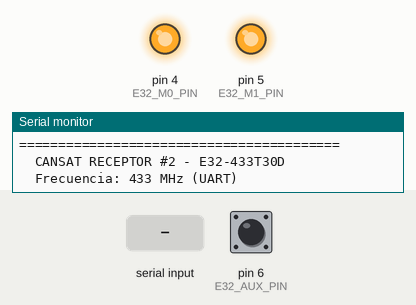
This sketch was run on a simulated Arduino Uno, built with avr-gcc and run on an emulated ATmega328P. Parts: output pins drawn as LEDs (lit = HIGH), the last lines printed to the serial monitor. The inputs (shaded band) are chosen by the test bench; at power-on: pin 6 (E32_AUX_PIN) HIGH.

Above: at 0.1 s.
At 2.0 s:
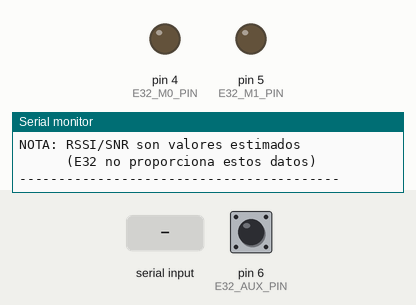
2.1 s: "CANSAT,\n" received over Serial
3.7 s: "CANSAT,\n" received over the second serial link
5.2 s: "CANSAT_SEC,\n" received over Serial
6.7 s: "CANSAT_SEC,\n" received over the second serial link
8.2 s: "CANSAT_SEC\n" received over Serial
9.7 s: "CANSAT_SEC\n" received over the second serial link
Timing chart, 0 to 12.2 s (numbered marks = the images above; inputs shaded):
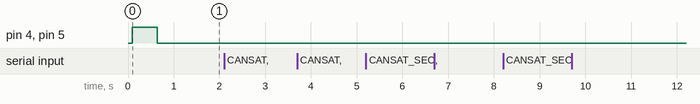

The sketch:

lora_receptor_e32.ino
```cpp
/*
 * ===================================================================
 * CANSAT RECEPTOR #2 - LoRa EBYTE E32-433T30D
 * ===================================================================
 * Segundo receptor LoRa para recibir datos del CanSat.
 * Usa el módulo EBYTE E32-433T30D (UART, basado en SX1278).
 *
 * Produce EXACTAMENTE la misma salida serial que lora_receptor.ino
 * (el receptor SX1262), por lo que el dashboard Python funciona
 * sin ningún cambio.
 *
 * FORMATO DE SALIDA SERIAL (para dashboard Python):
 *   Línea "RSSI: -XX.X"  -> capturada por dashboard
 *   Línea "SNR: X.X"     -> capturada por dashboard
 *   Línea "CANSAT,id,temp,presion,altitud,humedad,millis"
 *
 * NOTA: El E32 no proporciona RSSI/SNR por software, así que
 *       se envían valores estimados para mantener compatibilidad.
 *       Se puede activar el modo RSSI del módulo con el pin
 *       de configuración (ver más abajo).
 *
 * HARDWARE:
 *   - Arduino UNO (o R4 WiFi)
 *   - Módulo LoRa EBYTE E32-433T30D (UART)
 *
 * CONEXIONES E32-433T30D:
 *   VCC  -> 5V  (el E32-433T30D soporta 3.3-5.2V)
 *   GND  -> GND
 *   TXD  -> Pin 2 (RX del SoftwareSerial)
 *   RXD  -> Pin 3 (TX del SoftwareSerial)
 *   M0   -> Pin 4 (control de modo)
 *   M1   -> Pin 5 (control de modo)
 *   AUX  -> Pin 6 (indicador de estado)
 *
 * MODOS DEL E32 (M0, M1):
 *   M0=LOW,  M1=LOW  -> Modo Normal (transmisión/recepción)
 *   M0=HIGH, M1=LOW  -> Modo Wake-Up
 *   M0=LOW,  M1=HIGH -> Modo Power-Saving
 *   M0=HIGH, M1=HIGH -> Modo Sleep/Configuración
 *
 * IMPORTANTE - CONFIGURACIÓN DEL MÓDULO:
 *   El E32-433T30D debe estar configurado con los mismos
 *   parámetros que el emisor (canal, dirección, air data rate).
 *   Por defecto de fábrica:
 *     - Dirección: 0x0000
 *     - Canal: 0x17 (433 MHz)
 *     - Air Data Rate: 2.4kbps
 *     - UART: 9600 bps, 8N1
 *   Si el emisor usa configuración por defecto, este receptor
 *   funcionará directamente.
 * ===================================================================
 */

#include <SoftwareSerial.h>

// ===================================================================
// CONFIGURACIÓN DE PINES
// ===================================================================
#define E32_TX_PIN   2    // TXD del E32 -> Pin 2 (RX del Arduino)
#define E32_RX_PIN   3    // RXD del E32 -> Pin 3 (TX del Arduino)
#define E32_M0_PIN   4    // Control de modo M0
#define E32_M1_PIN   5    // Control de modo M1
#define E32_AUX_PIN  6    // Pin AUX (estado del módulo)

// ===================================================================
// CONFIGURACIÓN GENERAL
// ===================================================================
#define E32_BAUD_RATE    9600    // Velocidad UART del E32 (por defecto)
#define SERIAL_BAUD      9600    // Velocidad Serial Monitor (igual que receptor original)
#define BUFFER_SIZE      128     // Tamaño del buffer de recepción
#define TIMEOUT_MS       100     // Timeout para lectura de mensaje completo

// ===================================================================
// OBJETOS GLOBALES
// ===================================================================
SoftwareSerial e32Serial(E32_TX_PIN, E32_RX_PIN);  // RX, TX

int paquetesRecibidos = 0;
char buffer[BUFFER_SIZE];
int bufferIndex = 0;

// ===================================================================
// FUNCIONES AUXILIARES
// ===================================================================

// Esperar a que el módulo E32 esté listo (AUX = HIGH)
void esperarAUX() {
  unsigned long inicio = millis();
  while (digitalRead(E32_AUX_PIN) == LOW) {
    if (millis() - inicio > 2000) {
      Serial.println(F("[WARN] Timeout esperando AUX"));
      break;
    }
  }
  delay(50);  // Pequeño margen después de AUX HIGH
}

// Configurar el módulo en modo normal (M0=LOW, M1=LOW)
void setModoNormal() {
  digitalWrite(E32_M0_PIN, LOW);
  digitalWrite(E32_M1_PIN, LOW);
  esperarAUX();
}

// Configurar el módulo en modo sleep/config (M0=HIGH, M1=HIGH)
void setModoConfig() {
  digitalWrite(E32_M0_PIN, HIGH);
  digitalWrite(E32_M1_PIN, HIGH);
  esperarAUX();
}

// ===================================================================
// SETUP
// ===================================================================
void setup() {
  // Iniciar Serial Monitor
  Serial.begin(SERIAL_BAUD);
  while (!Serial);

  Serial.println(F("========================================="));
  Serial.println(F("  CANSAT RECEPTOR #2 - E32-433T30D"));
  Serial.println(F("  Frecuencia: 433 MHz (UART)"));
  Serial.println(F("========================================="));

  // Configurar pines de control
  pinMode(E32_M0_PIN, OUTPUT);
  pinMode(E32_M1_PIN, OUTPUT);
  pinMode(E32_AUX_PIN, INPUT);

  // Poner en modo config brevemente para verificar
  setModoConfig();
  delay(500);

  // Iniciar comunicación UART con el E32
  e32Serial.begin(E32_BAUD_RATE);

  // Poner en modo normal para recibir
  Serial.print(F("[E32] Configurando modo normal... "));
  setModoNormal();
  Serial.println(F("OK!"));

  // Limpiar buffer serial
  while (e32Serial.available()) {
    e32Serial.read();
  }

  Serial.println(F("[E32] Escuchando paquetes..."));
  Serial.println(F("-----------------------------------------"));
  Serial.println(F("NOTA: RSSI/SNR son valores estimados"));
  Serial.println(F("      (E32 no proporciona estos datos)"));
  Serial.println(F("-----------------------------------------"));
}

// ===================================================================
// LOOP
// ===================================================================
void loop() {
  // === 1. LEER COMANDOS DEL SERIAL MONITOR Y ENVIAR AL EMISOR ===
  if (Serial.available()) {
    String cmd = Serial.readStringUntil('\n');
    cmd.trim();
    if (cmd.length() > 0) {
      Serial.print(F(">>> ENVIANDO COMANDO: "));
      Serial.println(cmd);

      esperarAUX();
      e32Serial.println(cmd);
      esperarAUX();

      Serial.println(F(">>> COMANDO ENVIADO OK"));
    }
  }

  // === 2. VERIFICAR SI HAY DATOS DISPONIBLES DEL E32 ===
  if (!e32Serial.available()) {
    return;
  }

  // Leer datos del E32 hasta encontrar fin de línea o timeout
  bufferIndex = 0;
  unsigned long startTime = millis();

  while (millis() - startTime < TIMEOUT_MS) {
    if (e32Serial.available()) {
      char c = e32Serial.read();

      // Detectar fin de mensaje
      if (c == '\n' || c == '\r') {
        if (bufferIndex > 0) {
          // Tenemos un mensaje completo
          buffer[bufferIndex] = '\0';
          break;
        }
        // Ignorar \r o \n sueltos al inicio
        continue;
      }

      // Agregar carácter al buffer
      if (bufferIndex < BUFFER_SIZE - 1) {
        buffer[bufferIndex++] = c;
      }

      // Reiniciar timeout con cada carácter recibido
      startTime = millis();
    }
  }

  // Si no se recibió nada útil, salir
  if (bufferIndex == 0) {
    return;
  }

  // Asegurar terminación del string
  buffer[bufferIndex] = '\0';
  String mensaje = String(buffer);

  // Verificar que es un paquete CANSAT válido o CANSAT_SEC (Misión Secundaria)
  if (mensaje.startsWith("CANSAT,") || mensaje.startsWith("CANSAT_SEC,")) {
    paquetesRecibidos++;

    // === SALIDA SERIAL PARA DASHBOARD PYTHON ===
    // Formato idéntico al receptor SX1262 original

    // Línea 1: RSSI (estimado - el E32 no lo proporciona directamente)
    // El E32-433T30D tiene 30dBm de potencia, estimamos RSSI basado
    // en que si recibimos datos, la señal es razonablemente buena
    Serial.print(F("RSSI: "));
    Serial.println(F("-50.0"));

    // Línea 2: SNR (estimado)
    Serial.print(F("SNR: "));
    Serial.println(F("10.0"));

    // Línea 3: Datos CANSAT (tal cual, ya vienen en formato correcto)
    Serial.println(mensaje);

    // Línea 4: Info de debug (ignorada por dashboard)
    Serial.print(F("[RX #"));
    Serial.print(paquetesRecibidos);
    Serial.print(F("] via E32-433T30D - Tipo: "));
    Serial.println(mensaje.startsWith("CANSAT_SEC") ? F("SECUNDARIA") : F("PRIMARIA"));

  } else {
    // Mensaje recibido pero no es formato CANSAT
    Serial.print(F("[RX?] Dato no-CANSAT: "));
    Serial.println(mensaje);
  }
}
```
